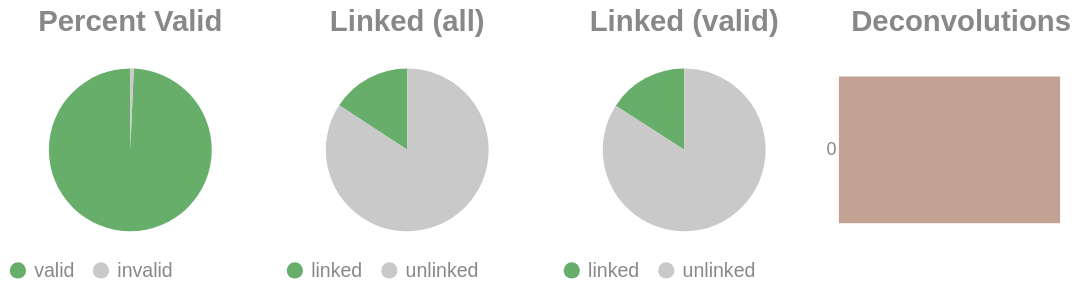

The cell this chart's notebook holds for it:
### Code cell
if SKIPLR:
    pass
else:
    clash = Counter()
    for i in valids['molecule'].to_list():
        _mol = i.split("-")
        if len(_mol) == 1:
            clash.update('0')
        else:
            clash.update(_mol[-1])

    _d = {"deconvolutions": [], 'count': []}
    for k,v in clash.items():
        _d['deconvolutions'].append(k)
        _d['count'].append(v)

    tot_valid = valids['reads'].sum()
    mask = valids['reads'] >= 2
    n_linked_reads = valids.filter(mask)['reads'].sum()
    if n_linked_reads == 0:
        print_html("No linked molecules (>=2 reads) were detected; skipping linked-only distributions.")
        SKIPLR = True
    else:
        perc_valid = round(tot_valid / n_reads, 4)
        linked_perc_abs = round(n_linked_reads / n_reads, 4)
        linked_perc = round(n_linked_reads / tot_valid, 4)

    _valid = pl.DataFrame({"valids": ['valid', 'invalid'], "count": [tot_valid, n_reads - tot_valid]})
    _linked_abs = pl.DataFrame({"linked (absolute)": ['linked', 'unlinked'], "count": [n_linked_reads, n_reads - n_linked_reads]})
    _linked_rel = pl.DataFrame({"linked (valids)": ['linked', 'unlinked'], "count": [n_linked_reads, tot_valid - n_linked_reads]})

    (
        alt.hconcat(
            piechart(_valid, goodval = 'valid', title = "Percent Valid"),
            piechart(_linked_abs, goodval = "linked", title =  "Linked (all)"),
            piechart(_linked_rel, goodval = "linked", title =  "Linked (valid)"),
            convolutionbar(pl.DataFrame(_d), title = "Deconvolutions"),
            center = True,
            bounds = 'flush'
        )
        .resolve_scale(color='independent')
        .resolve_legend('independent')
        .properties(usermeta={'embedOptions': {"actions": False}})
    ).display()

### Figure 1 — Vega-Lite specification as saved in the notebook (floating-point values rounded to 4 significant figures)
{"width": "container", "height": 400, "config": {"title": {"anchor": "start", "dy": -15, "fontSize": 18, "color": "#888888", "subtitleColor": "#888888", "subtitleFontSize": 14}, "arc": {"fill": "#0072B2"}, "axis": {"domainColor": "#888888", "domainWidth": 0.5, "gridWidth": 0.2, "grid": false, "titleFontWeight": 400, "titleFontSize": 15, "labelFontSize": 11, "labelColor": "#888888", "tickColor": "#888888", "tickWidth": 0.2, "titleColor": "#888888"}, "axisBand": {"grid": false}, "axisX": {"grid": true, "tickSize": 10, "domainCap": "round"}, "axisY": {"domain": false, "grid": true, "tickSize": 0, "domainCap": "round"}, "background": "transparent", "header": {"labelFontSize": 15, "labelColor": "#888888", "titleFontSize": 15, "titleFontWeight": 600, "titleColor": "#888888"}, "legend": {"labelFont": "sans-serif", "labelFontSize": 12, "labelColor": "#888888", "symbolSize": 100, "symbolType": "circle", "titleFontSize": 12, "titlePadding": 10, "titleColor": "#888888", "title": null}, "range": {"category": ["#E69F00", "#56B4E9", "#009E73", "#F0E442", "#0072B2", "#D55E00", "#CC79A7", "#000000"], "diverging": ["#cfe8f3", "#a2d4ec", "#73bfe2", "#46abdb", "#1696d2", "#12719e"]}, "area": {"fill": "#0072B2", "fillOpacity": 0.7, "line": true, "strokeOpacity": 0.7}, "line": {"color": "#0072B2", "stroke": "#0072B2", "strokeWidth": 2}, "trail": {"color": "#0072B2", "stroke": "#0072B2", "strokeWidth": 0, "size": 1}, "point": {"filled": true, "fillOpacity": 1.0, "size": 95}, "text": {"color": "#888888", "fontSize": 11, "align": "right", "fontWeight": 400, "size": 11}, "bar": {"fill": "#0072B2", "stroke": null}, "view": {"stroke": null, "continuousWidth": 660, "continuousHeight": 400}}, "hconcat": [{"data": {"name": "data-c8e6f1c996bcc81a40e3c251a2a88d1e"}, "mark": {"type": "arc"}, "encoding": {"color": {"field": "valids", "legend": {"orient": "bottom", "title": null}, "scale": {"domain": ["valid", "invalid"], "range": ["#68ae6b", "#C9C9C9"]}, "title": "Valids", "type": "nominal"}, "theta": {"field": "count", "type": "quantitative"}, "tooltip": [{"field": "valids", "title": "Valids", "type": "ordinal"}, {"field": "percent", "format": ".2%", "title": "Percent", "type": "quantitative"}, {"field": "count", "title": "Count", "type": "quantitative"}]}, "height": 100, "title": {"text": "Percent Valid", "align": "center", "anchor": "middle"}, "transform": [{"calculate": "datum.count / 3489951", "as": "percent"}], "width": 150}, {"data": {"name": "data-cf71b1b40727823c19ea059d5e1d5299"}, "mark": {"type": "arc"}, "encoding": {"color": {"field": "linked (absolute)", "legend": {"orient": "bottom", "title": null}, "scale": {"domain": ["linked", "unlinked"], "range": ["#68ae6b", "#C9C9C9"]}, "title": "Linked (Absolute)", "type": "nominal"}, "theta": {"field": "count", "type": "quantitative"}, "tooltip": [{"field": "linked (absolute)", "title": "Linked (Absolute)", "type": "ordinal"}, {"field": "percent", "format": ".2%", "title": "Percent", "type": "quantitative"}, {"field": "count", "title": "Count", "type": "quantitative"}]}, "height": 100, "title": {"text": "Linked (all)", "align": "center", "anchor": "middle"}, "transform": [{"calculate": "datum.count / 3489951", "as": "percent"}], "width": 150}, {"data": {"name": "data-4efd7077a694da9ae3ff771735811a77"}, "mark": {"type": "arc"}, "encoding": {"color": {"field": "linked (valids)", "legend": {"orient": "bottom", "title": null}, "scale": {"domain": ["linked", "unlinked"], "range": ["#68ae6b", "#C9C9C9"]}, "title": "Linked (Valids)", "type": "nominal"}, "theta": {"field": "count", "type": "quantitative"}, "tooltip": [{"field": "linked (valids)", "title": "Linked (Valids)", "type": "ordinal"}, {"field": "percent", "format": ".2%", "title": "Percent", "type": "quantitative"}, {"field": "count", "title": "Count", "type": "quantitative"}]}, "height": 100, "title": {"text": "Linked (valid)", "align": "center", "anchor": "middle"}, "transform": [{"calculate": "datum.count / 3466033", "as": "percent"}], "width": 150}, {"data": {"name": "data-4fe6431af1890da6a1870c725bcce3f4"}, "mark": {"type": "bar"}, "encoding": {"color": {"field": "deconvolutions", "legend": null, "scale": {"scheme": "lightgreyred"}, "type": "nominal"}, "tooltip": [{"field": "deconvolutions", "title": "Deconvolutions", "type": "ordinal"}, {"field": "percent", "format": ".2%", "title": "Percent", "type": "quantitative"}, {"field": "count", "title": "Count", "type": "quantitative"}], "x": {"axis": null, "field": "count", "type": "quantitative"}, "y": {"field": "deconvolutions", "sort": "ascending", "title": null, "type": "nominal"}}, "height": 100, "title": {"text": "Deconvolutions", "align": "center", "anchor": "middle"}, "transform": [{"calculate": "datum.count / 3167876", "as": "percent"}], "width": 150}], "bounds": "flush", "center": true, "resolve": {"legend": {"angle": "independent"}, "scale": {"color": "independent"}}, "usermeta": {"embedOptions": {"actions": false}}, "$schema": "https://vega.github.io/schema/vega-lite/v6.1.0.json", "datasets": {"data-c8e6f1c996bcc81a40e3c251a2a88d1e": [{"valids": "valid", "count": 3466033}, {"valids": "invalid", "count": 23918}], "data-cf71b1b40727823c19ea059d5e1d5299": [{"linked (absolute)": "linked", "count": 550054}, {"linked (absolute)": "unlinked", "count": 2939897}], "data-4efd7077a694da9ae3ff771735811a77": [{"linked (valids)": "linked", "count": 550054}, {"linked (valids)": "unlinked", "count": 2915979}], "data-4fe6431af1890da6a1870c725bcce3f4": [{"deconvolutions": "0", "count": 3167876}]}}
